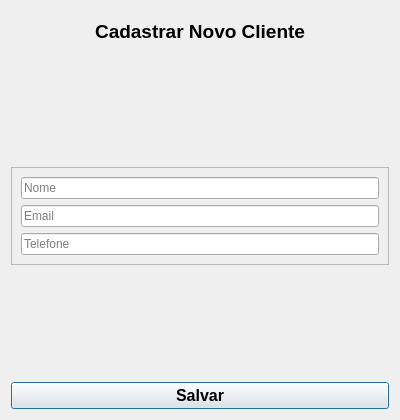
<?xml version="1.0" encoding="UTF-8"?>
<ui version="4.0">
 <class>customer_form</class>
 <widget class="QDialog" name="customer_form">
  <property name="geometry">
   <rect>
    <x>0</x>
    <y>0</y>
    <width>400</width>
    <height>420</height>
   </rect>
  </property>
  <property name="maximumSize">
   <size>
    <width>400</width>
    <height>16777215</height>
   </size>
  </property>
  <property name="windowTitle">
   <string>Cadastro de Cliente</string>
  </property>
  <layout class="QVBoxLayout" name="verticalLayout">
   <item>
    <layout class="QVBoxLayout" name="layout">
     <property name="spacing">
      <number>0</number>
     </property>
     <item>
      <widget class="QLabel" name="lbl_title">
       <property name="maximumSize">
        <size>
         <width>16777215</width>
         <height>40</height>
        </size>
       </property>
       <property name="font">
        <font>
         <pointsize>14</pointsize>
         <bold>true</bold>
        </font>
       </property>
       <property name="text">
        <string>Cadastrar Novo Cliente</string>
       </property>
       <property name="textFormat">
        <enum>Qt::TextFormat::PlainText</enum>
       </property>
       <property name="scaledContents">
        <bool>false</bool>
       </property>
       <property name="alignment">
        <set>Qt::AlignmentFlag::AlignCenter</set>
       </property>
      </widget>
     </item>
     <item alignment="Qt::AlignmentFlag::AlignVCenter">
      <widget class="QFrame" name="frame">
       <property name="frameShape">
        <enum>QFrame::Shape::StyledPanel</enum>
       </property>
       <property name="frameShadow">
        <enum>QFrame::Shadow::Raised</enum>
       </property>
       <layout class="QVBoxLayout" name="verticalLayout_2">
        <item>
         <widget class="QLineEdit" name="name_input">
          <property name="placeholderText">
           <string>Nome</string>
          </property>
         </widget>
        </item>
        <item>
         <widget class="QLineEdit" name="email_input">
          <property name="placeholderText">
           <string>Email</string>
          </property>
         </widget>
        </item>
        <item>
         <widget class="QLineEdit" name="phone_input">
          <property name="placeholderText">
           <string>Telefone</string>
          </property>
         </widget>
        </item>
       </layout>
      </widget>
     </item>
     <item>
      <widget class="QPushButton" name="save_btn">
       <property name="font">
        <font>
         <pointsize>12</pointsize>
         <bold>true</bold>
        </font>
       </property>
       <property name="text">
        <string>Salvar</string>
       </property>
      </widget>
     </item>
    </layout>
   </item>
  </layout>
 </widget>
 <resources/>
 <connections/>
</ui>
